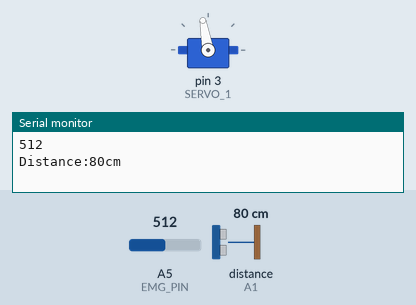
Simulated run of this sketch. Board: Arduino Uno, built with avr-gcc and run on an emulated ATmega328P. On the bench: servo, the last lines printed to the serial monitor. The test bench sets the inputs (shaded band); at power-on: A5 (EMG_PIN) = 512, distance to the obstacle (sensor on A1) 80 cm. The echo pulse lasts 58.3 µs per cm.

Above: at 9.0 s.
9.1 s: A5 (EMG_PIN) set to 610
At 14.7 s:
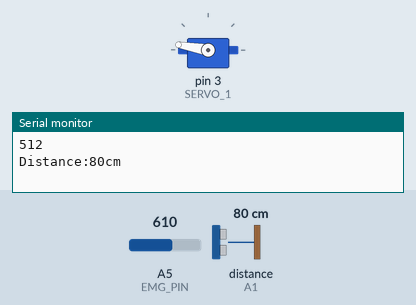
17.9 s: distance to the obstacle (sensor on A1) set to 6 cm
At 18.7 s:
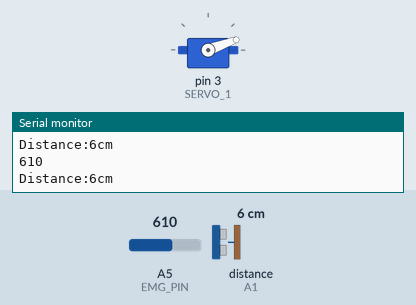
26.1 s: distance to the obstacle (sensor on A1) set to 3 cm
34.3 s: A5 (EMG_PIN) set to 589
At 37.5 s:
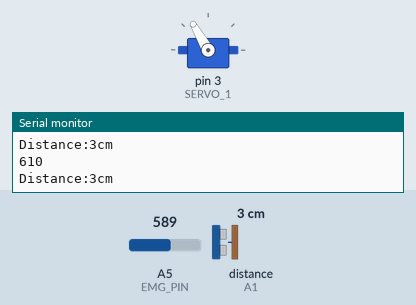
42.5 s: A5 (EMG_PIN) set to 716
50.7 s: A5 (EMG_PIN) set to 590
At 55.9 s:
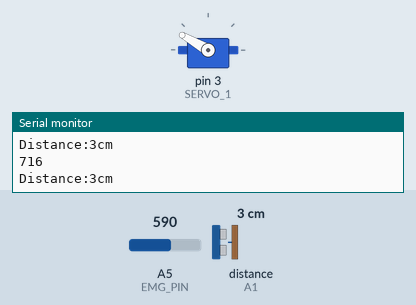
Timing chart, 0 to 63.5 s (numbered marks = the images above; inputs shaded):
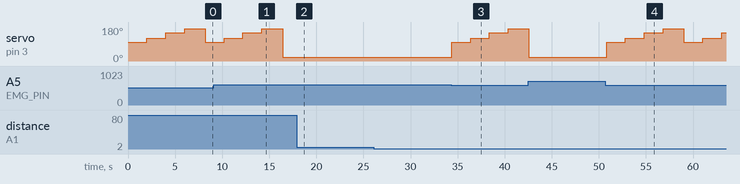

Measured:
- the behaviour switches between 600 and 599 on A5 (EMG_PIN) (found by bisection; images 2 and 3)
- after the input at 34.3 s, servo on pin 3 (SERVO_1): 20° → 100° after 0.07 s, → 120° 2.0 s later, → 150° 2.0 s later, → 170° 2.0 s later
- after the input at 50.7 s, servo on pin 3 (SERVO_1): 20° → 100° after 0.12 s, → 120° 2.0 s later, → 150° 2.0 s later, → 170° 2.0 s later, … (7 changes in this stretch)

The sketch:

WEIGHTserverCode.ino
```cpp
#include <Servo.h>
int TrgPin = A0;
int EcoPin = A1;
int dist;
//Threshold for servo motor control with muscle sensor.
//My threshold value is 600 because my munimum value is around 500 and my maximun value is around 1023
//When I am relax, my value is close to 500 and when my muscle works,my value will start to increase to 1023
#define THRESHOLD 600

//Pin number where the sensor is connected. (Analog pin 5)
#define EMG_PIN 5

//Pin number where the servo motor is connected. (Digital PWM 3)
#define SERVO_PIN 3

//Define Servo motor
Servo SERVO_1;

void setup(){
  Serial.begin(9600);
  pinMode(TrgPin, OUTPUT);
  pinMode(EcoPin, INPUT);
  //BAUDRATE set to 115200
  //Used this Baud Rate and "NL&CR" option to visualize the values correctly.
  Serial.begin(115200);

  //Set servo motor to digital pin 3
  SERVO_1.attach(3);
}


void loop(){

  //The "Value" variable reads the value from the analog pin to which the sensor is connected.
  int value = analogRead(EMG_PIN);

  //If the sensor value is smaller than the THRESHOLD which means I am trying to work but not reach to the top and I might need a help the servo motor will
  //turn to the 170 degree and devided into 4 step because people need to feel the muscle work
  if(value < THRESHOLD){
    SERVO_1.write(100);
    delay(2000);
    SERVO_1.write(120);
    delay(2000);
    SERVO_1.write(150);
    delay(2000);
    SERVO_1.write(170);
    delay(2000);
  }

  //If the sensor is greater than the THRESHOLD, the servo motor will turn back to 10 degrees because when reach the top, the muscle does not need help.
  //The reason why not go back to 0 is for the safety of the people using this equipment.
  else{
    SERVO_1.write(20);
  }
  //You can use serial monitor to set THRESHOLD properly, comparing the values shown when you open and close your hand.
  Serial.println(value);

  digitalWrite(TrgPin, LOW);
  delayMicroseconds(8);
  digitalWrite(TrgPin, HIGH);
  delayMicroseconds(10);
  digitalWrite(TrgPin, LOW);
  dist = pulseIn(EcoPin, HIGH) / 58.00;
  Serial.print("Distance:");
  Serial.print(dist);
  Serial.println("cm");
  delay(200);
  if (dist < 5){
    SERVO_1.write(40);
    }
  }
```
